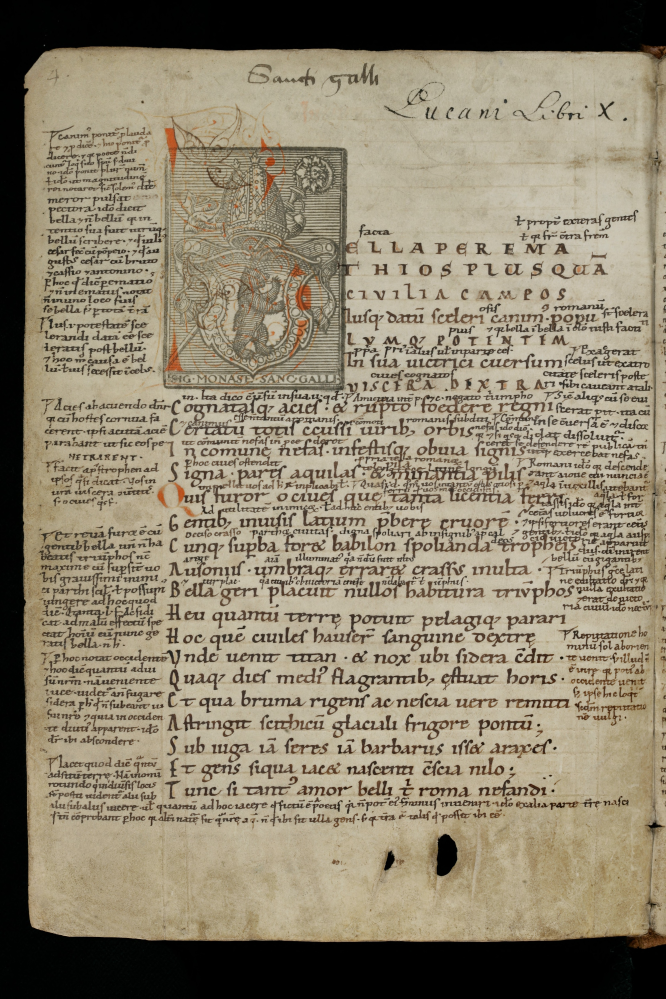
#> input picture csg863_experiment/csg863_exp_results/diva_evaluation_using_diva_metric/CSG863/e-codices_csg-0863_004_max.jpg, 3328 x 4992 px, given as the content of the folder csg863_exp_results/test_results/upsampled_cubic/, which was not available (shown at 1/5 size)
$ python select_cluster_line.py
#> lines starting #> are read from the running program, lines starting #| are printed output that depends on the picture; after the words box and inside, x2 and y2 are one past the last pixel; in counts of white or black regions, pixels touching at a corner belong together; pictures that were not available may be replaced by others from this repository, and a replacement may not be noted
import cv2
import numpy as np
import os
import imutils

def select_cluster(org_folder,vis_folder,page_name,line_folder):
#> called with org_folder = '../datasets/csg863_dataset/csg863_test', page_name = 'e-codices_csg-0863_004_max.jpg'
    vis_img=cv2.imread(os.path.join(vis_folder,page_name))
#> vis_img is the input picture: shape (4992, 3328, 3); mean B, G, R 110.8, 131.7, 141.6
    org_img=cv2.imread(os.path.join(org_folder,page_name),0)
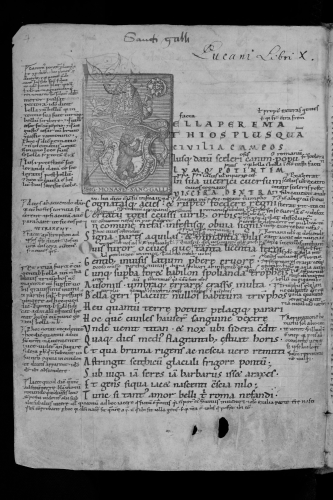
#> org_img: shape (4992, 3328) (shown at 1/10 size); min 0, max 218, mean 132.3
    ret, thresh = cv2.threshold(org_img, 0, 255, cv2.THRESH_BINARY_INV + cv2.THRESH_OTSU)
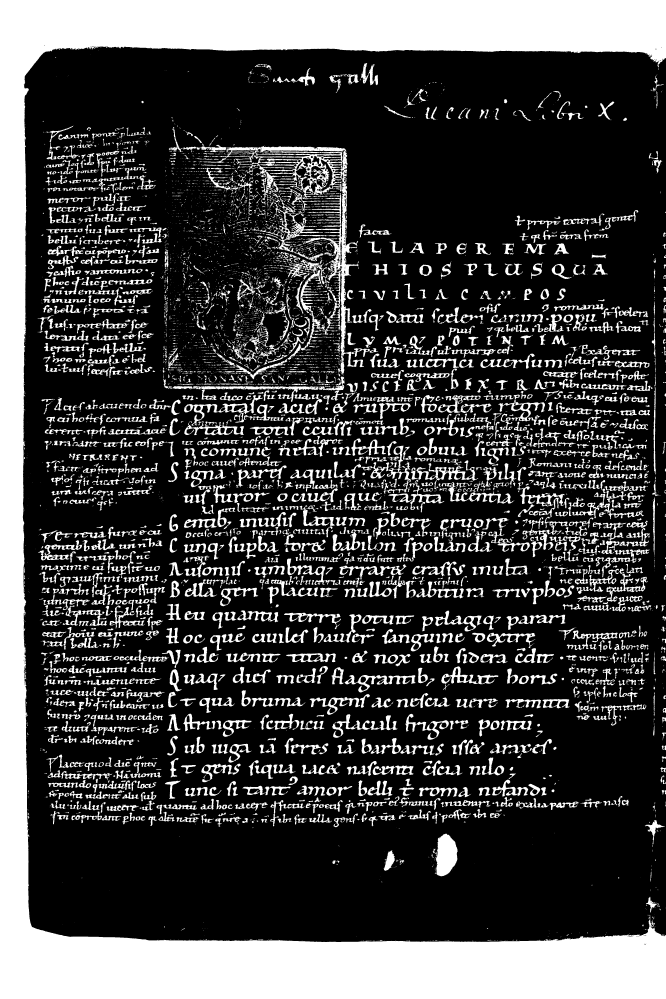
#> thresh: shape (4992, 3328) (shown at 1/5 size); 25.8% white; 6662 white regions (3914 under 20 px), largest, box (x1, y1, x2, y2) and area: (0, 0, 3328, 4992) 2395437, (1016, 730, 1820, 1874) 88670, (2176, 4168, 2288, 4382) 17205
#> ret = 99
    rows,cols,ch=vis_img.shape
    red=vis_img[:,:,2]
    green=vis_img[:,:,1]
    blue=vis_img[:,:,0]
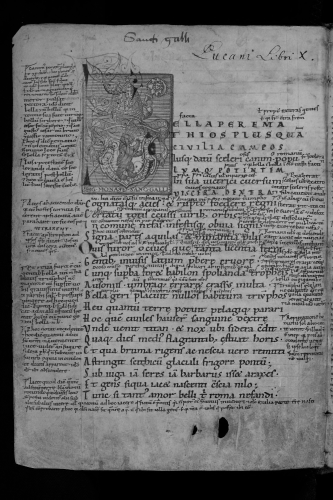
#> blue: shape (4992, 3328) (shown at 1/10 size); min 0, max 195, mean 110.8
    #select cluster
    lines=np.zeros((rows,cols),dtype=np.uint8)
    s=(green>140)&(blue<140)
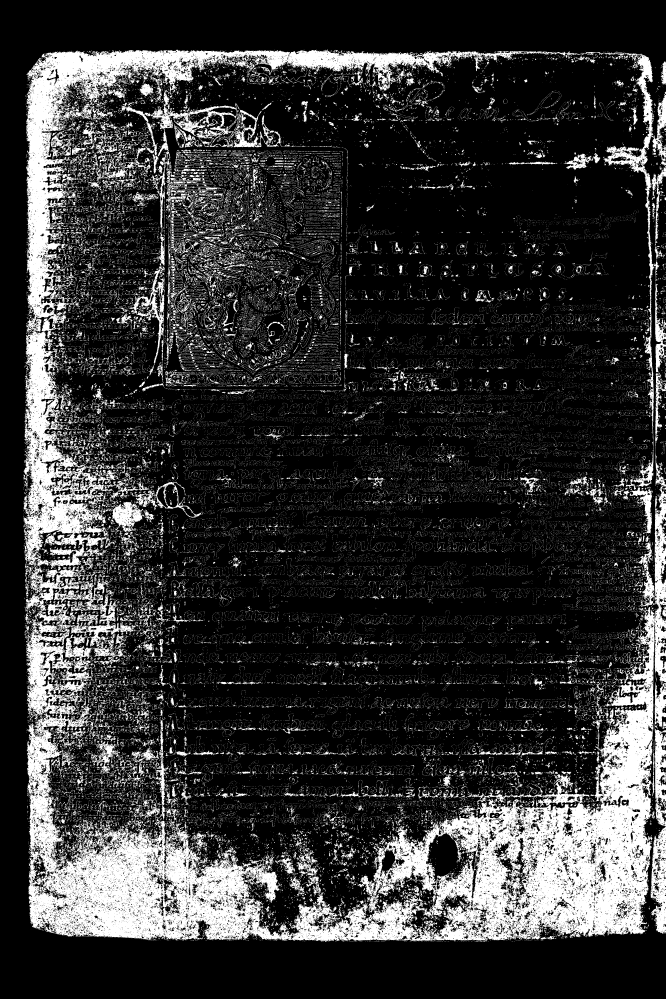
#> s: shape (4992, 3328) bool (shown at 1/5 size); 20.1% white; 89496 white regions (82082 under 20 px), largest, box (x1, y1, x2, y2) and area: (117, 247, 3328, 4709) 2145817, (711, 451, 1417, 1158) 47400, (3273, 3410, 3328, 4134) 26004
    lines[s]=255
# [13 lines of commented-out code are left out]

    cv2.imwrite(os.path.join(line_folder,page_name),lines)


dataset_name='csg863'

vis_folder=dataset_name+'_exp_results/test_results/upsampled_cubic/'
org_folder='../datasets/'+dataset_name+'_dataset/'+dataset_name+'_test'
line_folder=dataset_name+'_exp_results/test_results/upsampled_cubic_binary/'
os.makedirs(line_folder, exist_ok=True)


for page_name in os.listdir(vis_folder):
    select_cluster(org_folder,vis_folder,page_name,line_folder)
